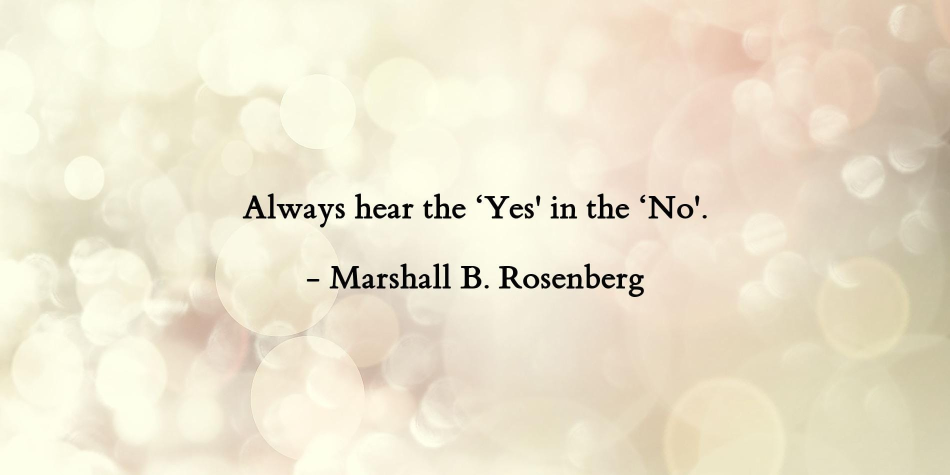
#> input picture Marshall-Rosenberg-Quotes/imgs/MBRQuote001-bokeh-BarbaraALane.jpg, 1900 x 950 px, given in place of imgsMBRQuote026-texture-BarbaraALane.jpg, which was not available (shown at 1/2 size)
$ python quimg.py   (Python 2 division)   (older library calls are emulated)
#> lines starting #> are read from the running program, lines starting #| are printed output that depends on the picture; pictures that were not available may be replaced by others from this repository, and a replacement may not be noted
# Print Quotes on Images
# Adapted from: https://muthu.co/instagram-quotes-generator-using-python-pil/

# -*- coding: utf-8 -*-
from PIL import Image, ImageDraw, ImageFont
import os, random, yaml

#variables for image size
x1 = 1900
y1 = 950

#choose a font OpenSansHebrew-BoldItalic.ttf
fnt = ImageFont.truetype('et-book-bold-line-figures.ttf', 69)

with open('quotes.yaml','r') as file:
    # The FullLoader parameter handles the conversion from YAML
    # scalar values to Python the dictionary format
    quotes = yaml.load(file, Loader=yaml.FullLoader)
    file.close()

acc = 0

for quote in quotes:
  acc += 1
  dir = 'imgs'
  rand = ''
  rand = random.choice(os.listdir(dir))
  randimg = dir + rand
  imgg = Image.open(randimg)
#> imgg is the input picture: PIL image 1900x950 RGB; mean R, G, B 235.6, 227, 205
  img = imgg.convert('RGB')
  d = ImageDraw.Draw(img)

  #find the average size of the letter
  sum = 0
  for letter in quote:
    sum += d.textsize(letter, font=fnt)[0]
#> this loop made 34 passes
#> sum on passes 1 to 12: 49, 68, 121, 150, 184, 207, 224, 260, 289, 318, 343, 360
#> after the loop, sum = 932

  average_length_of_letter = sum/len(quote)
#> average_length_of_letter = 27

  #find the number of letters to be put on each line
  number_of_letters_for_each_line = (x1/1.618)/average_length_of_letter
#> number_of_letters_for_each_line = 43.49
  incrementer = 0
  fresh_sentence = ''

  #add some line breaks
  for letter in quote:
    if(incrementer < number_of_letters_for_each_line):
      fresh_sentence += letter
    else:
      if(letter == ' '):
        fresh_sentence += '\n'
        incrementer = 0
      else:
        fresh_sentence += letter
    incrementer+=1
#> after the loop, fresh_sentence = "Always hear the ‘Yes' in the ‘No'."
  fresh_sentence += '\n\n- Marshall B. Rosenberg'
  print fresh_sentence
#| Always hear the ‘Yes' in the ‘No'.
#| - Marshall B. Rosenberg

  #render the text in the center of the box
  dim = d.textsize(fresh_sentence, font=fnt)
#> dim = (930, 222)
  x2 = dim[0]
#> x2 = 930
  y2 = dim[1]
#> y2 = 222

  qx = (x1/2 - x2/2)
#> qx = 485
  qy = (y1/2-y2/2)
#> qy = 364

  d.text((qx,qy), fresh_sentence,align="center",  font=fnt, fill=(0,0,0))
  ac = str(acc)
  filename = "imgs/MBRQuote" + ac + "-" + rand
  img.save(filename)
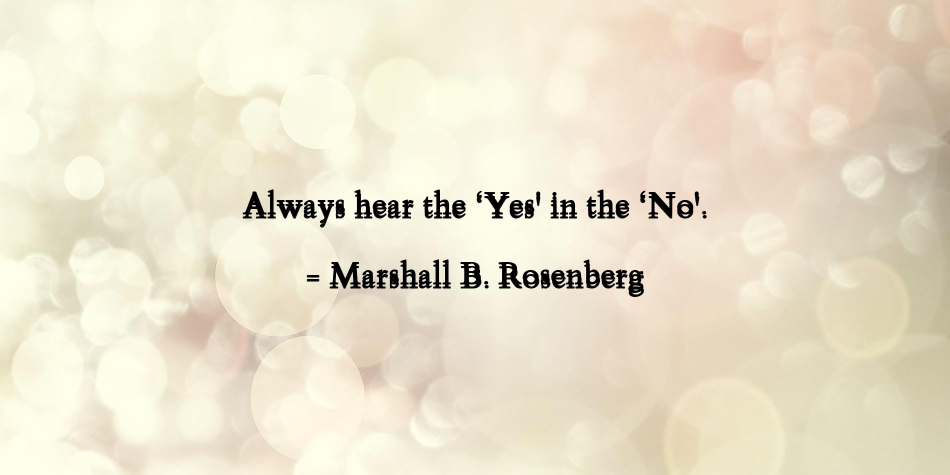
#> saved as MBRQuote1-MBRQuote026-texture-BarbaraALane.jpg: PIL image 1900x950 RGB (shown at 1/2 size); mean R, G, B 234, 225.4, 203.6
#> pass 3 of the loop `for quote in quotes:`:
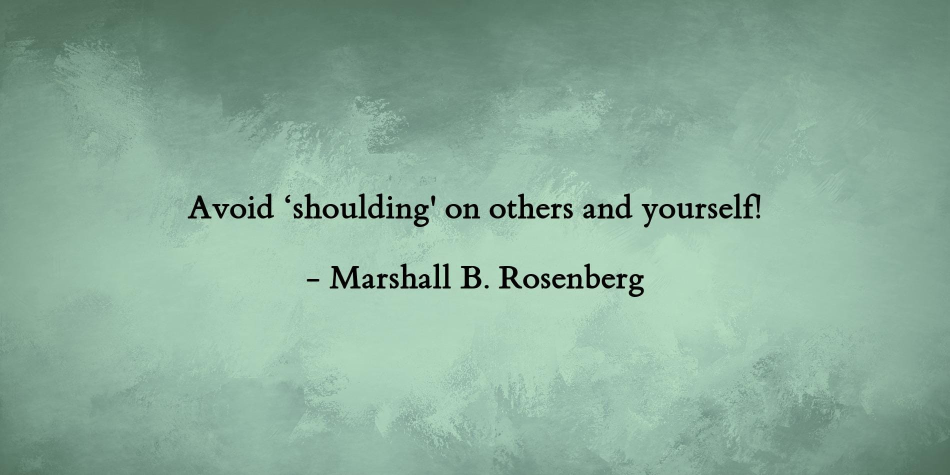
#> input picture Marshall-Rosenberg-Quotes/imgs/MBRQuote003-texture-green-BarbaraALane.jpg, 1900 x 950 px, given in place of imgsMBRQuote001-bokeh-BarbaraALane.jpg, which was not available (shown at 1/2 size)
#> imgg is the input picture: PIL image 1900x950 RGB; mean R, G, B 138.8, 173.5, 155.2
#> the loop `for letter in quote:` made 41 passes
#> sum on passes 1 to 8: 49, 84, 119, 138, 174, 191, 210, 233
#> after the loop `for letter in quote:`: sum = 1160
#> average_length_of_letter = 28
#> number_of_letters_for_each_line = 41.94
#| Avoid ‘shoulding' on others and yourself!
#| - Marshall B. Rosenberg
#> dim = (1146, 222)
#> x2 = 1146
#> qx = 377
#> `img.save(filename)`:
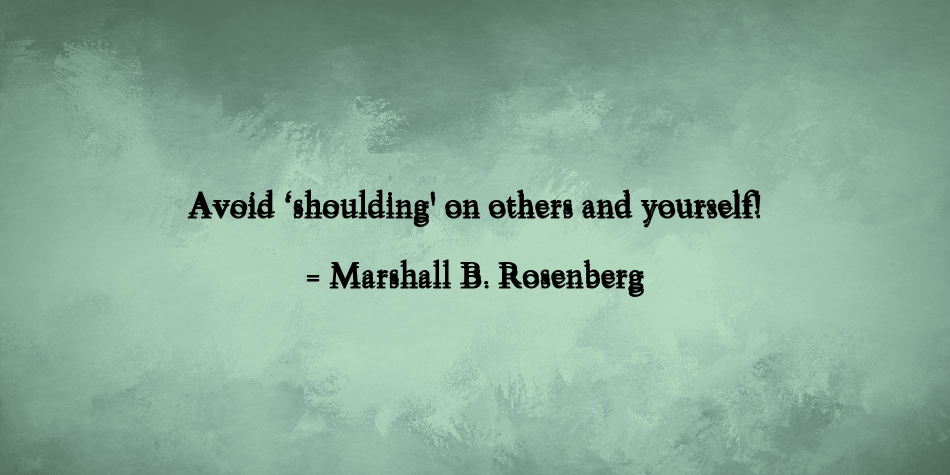
#> saved as MBRQuote3-MBRQuote001-bokeh-BarbaraALane.jpg: PIL image 1900x950 RGB (shown at 1/2 size); mean R, G, B 137.4, 171.9, 153.7
#> (the run stopped early here; a loop or call above may not have finished)
